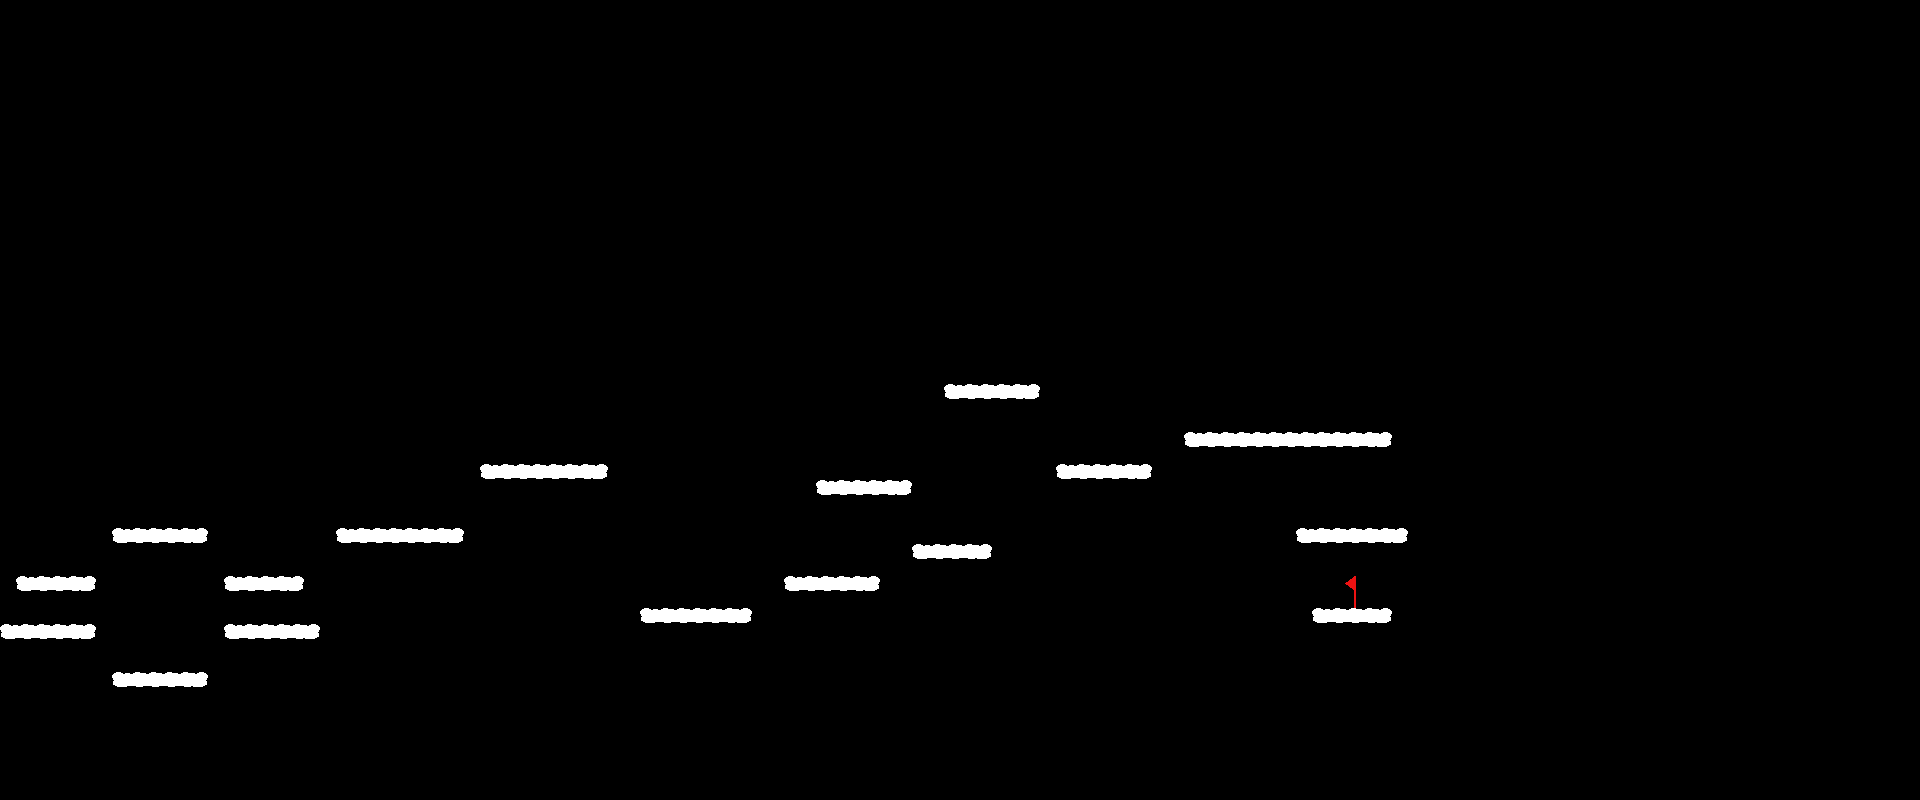

This is a level from a 2D game, rendered from its Tiled map with the project's own tilesets. A one-line summary and the map file follow, with tile-layer data summarised:
An orthogonal 120x50 tile map with 16x16 px tiles, 1 tile layer (foreground), 2 tilesets and 18 objects (flag).

<map version="1.10" tiledversion="1.10.2" orientation="orthogonal" renderorder="right-down" width="120" height="50" tilewidth="16" tileheight="16" infinite="0" nextlayerid="4" nextobjectid="47">
 <tileset firstgid="1" source="Cloud Tileset.tsx" />
 <tileset firstgid="11" source="../level1/Cloud Tileset.tsx" />
 <objectgroup id="2" name="collision">
  <object id="1" x="112" y="528" width="96" height="16" />
  <object id="2" x="224" y="576" width="80" height="16" />
  <object id="3" x="224" y="624" width="96" height="16" />
  <object id="4" x="112" y="672" width="96" height="16" />
  <object id="5" x="0" y="624" width="96" height="16" />
  <object id="6" x="16" y="576" width="80" height="16" />
  <object id="33" x="1312" y="608" width="80" height="16" />
  <object id="34" x="1296" y="528" width="112" height="16" />
  <object id="35" x="1184" y="432" width="208" height="16" />
  <object id="37" x="1056" y="464" width="96" height="16" />
  <object id="38" x="912" y="544" width="80" height="16" />
  <object id="39" x="944" y="384" width="96" height="16" />
  <object id="40" x="816" y="480" width="96" height="16" />
  <object id="41" x="784" y="576" width="96" height="16" />
  <object id="42" x="640" y="608" width="112" height="16" />
  <object id="43" x="480" y="464" width="128" height="16" />
  <object id="44" x="336" y="528" width="128" height="16" />
 </objectgroup>
 <layer id="1" name="foreground" width="120" height="50">
  <data>[6000 cells, 113 non-empty, 6 distinct tile ids]</data>
 </layer>
 <objectgroup id="3" name="objects">
  <object id="46" name="flag" x="1344" y="576" width="14.5" height="29.5" />
 </objectgroup>
</map>
